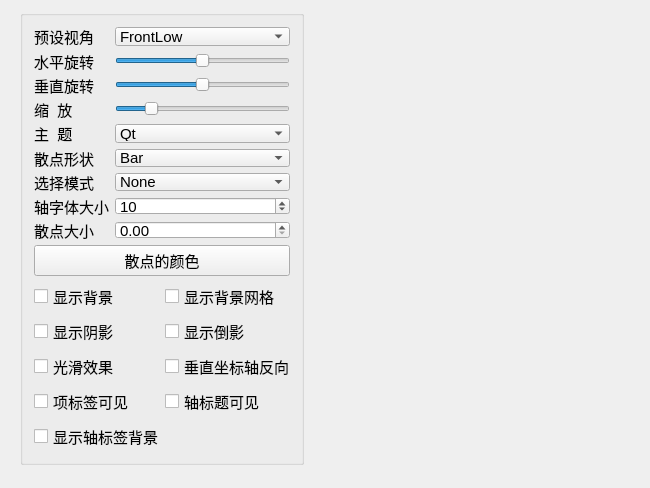
<?xml version="1.0" encoding="UTF-8"?>
<ui version="4.0">
 <class>MainWindow</class>
 <widget class="QMainWindow" name="MainWindow">
  <property name="geometry">
   <rect>
    <x>0</x>
    <y>0</y>
    <width>650</width>
    <height>488</height>
   </rect>
  </property>
  <property name="font">
   <font>
    <pointsize>11</pointsize>
   </font>
  </property>
  <property name="windowTitle">
   <string>Q3DScatter绘图</string>
  </property>
  <widget class="QWidget" name="centralWidget">
   <widget class="QGroupBox" name="groupBox">
    <property name="geometry">
     <rect>
      <x>20</x>
      <y>10</y>
      <width>284</width>
      <height>455</height>
     </rect>
    </property>
    <property name="title">
     <string/>
    </property>
    <layout class="QVBoxLayout" name="verticalLayout">
     <item>
      <layout class="QGridLayout" name="gridLayout">
       <item row="0" column="0">
        <widget class="QLabel" name="label_6">
         <property name="text">
          <string>预设视角</string>
         </property>
         <property name="buddy">
          <cstring>comboBox</cstring>
         </property>
        </widget>
       </item>
       <item row="0" column="1">
        <widget class="QComboBox" name="comboBox">
         <item>
          <property name="text">
           <string>FrontLow</string>
          </property>
         </item>
         <item>
          <property name="text">
           <string>Front</string>
          </property>
         </item>
         <item>
          <property name="text">
           <string>FrontHigh</string>
          </property>
         </item>
         <item>
          <property name="text">
           <string>LeftLow</string>
          </property>
         </item>
         <item>
          <property name="text">
           <string>Left</string>
          </property>
         </item>
         <item>
          <property name="text">
           <string>LeftHigh</string>
          </property>
         </item>
         <item>
          <property name="text">
           <string>RightLow</string>
          </property>
         </item>
         <item>
          <property name="text">
           <string>Right</string>
          </property>
         </item>
         <item>
          <property name="text">
           <string>RightHigh</string>
          </property>
         </item>
         <item>
          <property name="text">
           <string>BehindLow</string>
          </property>
         </item>
         <item>
          <property name="text">
           <string>Behind</string>
          </property>
         </item>
         <item>
          <property name="text">
           <string>BehindHigh</string>
          </property>
         </item>
         <item>
          <property name="text">
           <string>IsometricLeft</string>
          </property>
         </item>
         <item>
          <property name="text">
           <string>IsometricLeftHigh</string>
          </property>
         </item>
         <item>
          <property name="text">
           <string>IsometricRight</string>
          </property>
         </item>
         <item>
          <property name="text">
           <string>IsometricRightHigh</string>
          </property>
         </item>
         <item>
          <property name="text">
           <string>DirectlyAbove</string>
          </property>
         </item>
         <item>
          <property name="text">
           <string>DirectlyAboveCW45</string>
          </property>
         </item>
         <item>
          <property name="text">
           <string>DirectlyAboveCCW45</string>
          </property>
         </item>
         <item>
          <property name="text">
           <string>FrontBelow</string>
          </property>
         </item>
         <item>
          <property name="text">
           <string>LeftBelow</string>
          </property>
         </item>
         <item>
          <property name="text">
           <string>RightBelow</string>
          </property>
         </item>
         <item>
          <property name="text">
           <string>BehindBelow</string>
          </property>
         </item>
         <item>
          <property name="text">
           <string>DirectlyBelow</string>
          </property>
         </item>
        </widget>
       </item>
       <item row="1" column="0">
        <widget class="QLabel" name="label_7">
         <property name="text">
          <string>水平旋转</string>
         </property>
         <property name="buddy">
          <cstring>sliderH</cstring>
         </property>
        </widget>
       </item>
       <item row="1" column="1">
        <widget class="QSlider" name="sliderH">
         <property name="minimum">
          <number>-180</number>
         </property>
         <property name="maximum">
          <number>180</number>
         </property>
         <property name="orientation">
          <enum>Qt::Horizontal</enum>
         </property>
        </widget>
       </item>
       <item row="2" column="0">
        <widget class="QLabel" name="label_8">
         <property name="text">
          <string>垂直旋转</string>
         </property>
         <property name="buddy">
          <cstring>sliderV</cstring>
         </property>
        </widget>
       </item>
       <item row="2" column="1">
        <widget class="QSlider" name="sliderV">
         <property name="minimum">
          <number>-180</number>
         </property>
         <property name="maximum">
          <number>180</number>
         </property>
         <property name="orientation">
          <enum>Qt::Horizontal</enum>
         </property>
        </widget>
       </item>
       <item row="3" column="0">
        <widget class="QLabel" name="label_9">
         <property name="text">
          <string>缩  放</string>
         </property>
         <property name="buddy">
          <cstring>sliderZoom</cstring>
         </property>
        </widget>
       </item>
       <item row="3" column="1">
        <widget class="QSlider" name="sliderZoom">
         <property name="minimum">
          <number>10</number>
         </property>
         <property name="maximum">
          <number>500</number>
         </property>
         <property name="value">
          <number>100</number>
         </property>
         <property name="orientation">
          <enum>Qt::Horizontal</enum>
         </property>
        </widget>
       </item>
       <item row="4" column="0">
        <widget class="QLabel" name="label">
         <property name="text">
          <string>主  题</string>
         </property>
         <property name="buddy">
          <cstring>cBoxTheme</cstring>
         </property>
        </widget>
       </item>
       <item row="4" column="1">
        <widget class="QComboBox" name="cBoxTheme">
         <item>
          <property name="text">
           <string>Qt</string>
          </property>
         </item>
         <item>
          <property name="text">
           <string>Primary Colors</string>
          </property>
         </item>
         <item>
          <property name="text">
           <string>Digia</string>
          </property>
         </item>
         <item>
          <property name="text">
           <string>StoneMoss</string>
          </property>
         </item>
         <item>
          <property name="text">
           <string>ArmyBlue</string>
          </property>
         </item>
         <item>
          <property name="text">
           <string>Retro</string>
          </property>
         </item>
         <item>
          <property name="text">
           <string>Ebony</string>
          </property>
         </item>
         <item>
          <property name="text">
           <string>Isabelle</string>
          </property>
         </item>
        </widget>
       </item>
       <item row="5" column="0">
        <widget class="QLabel" name="label_2">
         <property name="text">
          <string>散点形状</string>
         </property>
         <property name="buddy">
          <cstring>cBoxBarStyle</cstring>
         </property>
        </widget>
       </item>
       <item row="5" column="1">
        <widget class="QComboBox" name="cBoxBarStyle">
         <item>
          <property name="text">
           <string>Bar</string>
          </property>
         </item>
         <item>
          <property name="text">
           <string>Cube</string>
          </property>
         </item>
         <item>
          <property name="text">
           <string>Pyramid</string>
          </property>
         </item>
         <item>
          <property name="text">
           <string>Cone</string>
          </property>
         </item>
         <item>
          <property name="text">
           <string>Cylinder</string>
          </property>
         </item>
         <item>
          <property name="text">
           <string>BevelBar</string>
          </property>
         </item>
         <item>
          <property name="text">
           <string>BevelCube</string>
          </property>
         </item>
         <item>
          <property name="text">
           <string>Sphere</string>
          </property>
         </item>
         <item>
          <property name="text">
           <string>Minimal</string>
          </property>
         </item>
         <item>
          <property name="text">
           <string>Arrow</string>
          </property>
         </item>
         <item>
          <property name="text">
           <string>Point</string>
          </property>
         </item>
        </widget>
       </item>
       <item row="6" column="0">
        <widget class="QLabel" name="label_3">
         <property name="text">
          <string>选择模式</string>
         </property>
         <property name="buddy">
          <cstring>cBoxSelectionMode</cstring>
         </property>
        </widget>
       </item>
       <item row="6" column="1">
        <widget class="QComboBox" name="cBoxSelectionMode">
         <item>
          <property name="text">
           <string>None</string>
          </property>
         </item>
         <item>
          <property name="text">
           <string>Item</string>
          </property>
         </item>
         <item>
          <property name="text">
           <string>Row</string>
          </property>
         </item>
         <item>
          <property name="text">
           <string>Item And Row</string>
          </property>
         </item>
         <item>
          <property name="text">
           <string>Column</string>
          </property>
         </item>
         <item>
          <property name="text">
           <string>Item And Column</string>
          </property>
         </item>
         <item>
          <property name="text">
           <string>Row And Column</string>
          </property>
         </item>
         <item>
          <property name="text">
           <string>Item Row And Column</string>
          </property>
         </item>
         <item>
          <property name="text">
           <string>Slice</string>
          </property>
         </item>
        </widget>
       </item>
       <item row="7" column="0">
        <widget class="QLabel" name="label_4">
         <property name="text">
          <string>轴字体大小</string>
         </property>
         <property name="buddy">
          <cstring>spinFontSize</cstring>
         </property>
        </widget>
       </item>
       <item row="7" column="1">
        <widget class="QSpinBox" name="spinFontSize">
         <property name="minimum">
          <number>5</number>
         </property>
         <property name="value">
          <number>10</number>
         </property>
        </widget>
       </item>
       <item row="8" column="0">
        <widget class="QLabel" name="label_5">
         <property name="text">
          <string>散点大小</string>
         </property>
         <property name="buddy">
          <cstring>spinItemSize</cstring>
         </property>
        </widget>
       </item>
       <item row="8" column="1">
        <widget class="QDoubleSpinBox" name="spinItemSize">
         <property name="maximum">
          <double>1.000000000000000</double>
         </property>
         <property name="singleStep">
          <double>0.020000000000000</double>
         </property>
        </widget>
       </item>
      </layout>
     </item>
     <item>
      <widget class="QPushButton" name="btnBarColor">
       <property name="text">
        <string>散点的颜色</string>
       </property>
      </widget>
     </item>
     <item>
      <layout class="QGridLayout" name="gridLayout_2">
       <item row="0" column="0">
        <widget class="QCheckBox" name="chkBoxBackground">
         <property name="text">
          <string>显示背景</string>
         </property>
        </widget>
       </item>
       <item row="0" column="1">
        <widget class="QCheckBox" name="chkBoxGrid">
         <property name="text">
          <string>显示背景网格</string>
         </property>
        </widget>
       </item>
       <item row="1" column="0">
        <widget class="QCheckBox" name="chkBoxShadow">
         <property name="text">
          <string>显示阴影</string>
         </property>
        </widget>
       </item>
       <item row="1" column="1">
        <widget class="QCheckBox" name="chkBoxReflection">
         <property name="text">
          <string>显示倒影</string>
         </property>
        </widget>
       </item>
       <item row="2" column="0">
        <widget class="QCheckBox" name="chkBoxSmooth">
         <property name="text">
          <string>光滑效果</string>
         </property>
        </widget>
       </item>
       <item row="2" column="1">
        <widget class="QCheckBox" name="chkBoxReverse">
         <property name="text">
          <string>垂直坐标轴反向</string>
         </property>
        </widget>
       </item>
       <item row="3" column="0">
        <widget class="QCheckBox" name="chkBoxItemLabel">
         <property name="text">
          <string>项标签可见</string>
         </property>
        </widget>
       </item>
       <item row="3" column="1">
        <widget class="QCheckBox" name="chkBoxAxisTitle">
         <property name="text">
          <string>轴标题可见</string>
         </property>
        </widget>
       </item>
       <item row="4" column="0">
        <widget class="QCheckBox" name="chkBoxAxisBackground">
         <property name="text">
          <string>显示轴标签背景</string>
         </property>
        </widget>
       </item>
      </layout>
     </item>
     <item>
      <spacer name="verticalSpacer">
       <property name="orientation">
        <enum>Qt::Vertical</enum>
       </property>
       <property name="sizeHint" stdset="0">
        <size>
         <width>20</width>
         <height>40</height>
        </size>
       </property>
      </spacer>
     </item>
    </layout>
   </widget>
  </widget>
 </widget>
 <layoutdefault spacing="6" margin="11"/>
 <resources/>
 <connections/>
</ui>
